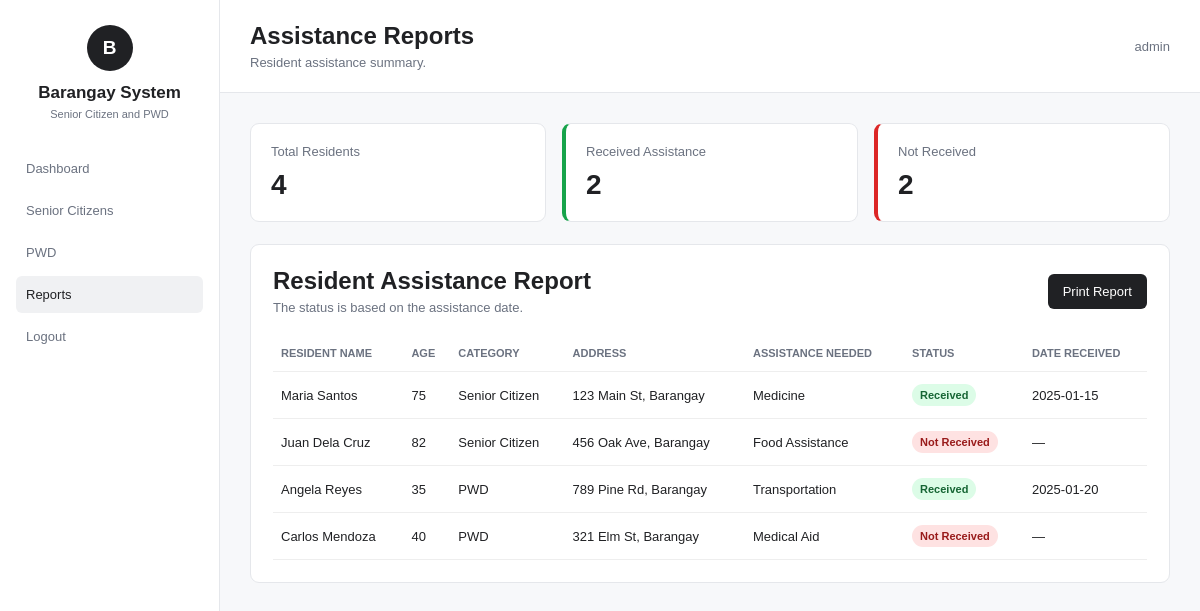
/reports.php (signed in), run on the app's committed database.
### tables this page shows
CREATE TABLE IF NOT EXISTS residents (
  id INT AUTO_INCREMENT PRIMARY KEY,
  full_name VARCHAR(150) NOT NULL,
  age INT,
  gender VARCHAR(20),
  address TEXT,
  contact_number VARCHAR(20),
  category VARCHAR(50) NOT NULL COMMENT 'Senior Citizen, PWD',
  disability_type VARCHAR(100),
  assistance_needed VARCHAR(150),
  assistance_status VARCHAR(50) DEFAULT 'Not Received' COMMENT 'Received, Not Received',
  assistance_date DATE,
  created_at TIMESTAMP DEFAULT CURRENT_TIMESTAMP,
  updated_at TIMESTAMP DEFAULT CURRENT_TIMESTAMP ON UPDATE CURRENT_TIMESTAMP
);

### reports.php (the view, shortened to what this page needs)
<?php
require_once "db.php";
$total_residents = $pdo->query("
    SELECT COUNT(*)
    FROM residents
")->fetchColumn();
$received_count = $pdo->query("
    SELECT COUNT(*)
    FROM residents
    WHERE assistance_status = 'Received'
")->fetchColumn();
$not_received_count = $pdo->query("
    SELECT COUNT(*)
    FROM residents
    WHERE assistance_status = 'Not Received'
")->fetchColumn();
$statement = $pdo->query("
    SELECT
        full_name,
        age,
        category,
        address,
        assistance_needed,
        assistance_status,
        assistance_date
    FROM residents
    ORDER BY created_at DESC
");
$residents = $statement->fetchAll();
?>
<!DOCTYPE html>
<html lang="en">
<head>
    <link rel="stylesheet" href="style.css">
</head>
<body>
<div class="layout">
    <aside class="sidebar" id="sidebar">
        <div class="brand">
            <div class="sidebar-logo">B</div>
            <h2>Barangay System</h2>
            <p>Senior Citizen and PWD</p>
        </div>
        <nav class="nav">
            <a href="dashboard.php">Dashboard</a>
            <a href="senior-citizen.php">Senior Citizens</a>
            <a href="pwd.php">PWD</a>
            <a href="reports.php" class="active">Reports</a>
            <a href="logout.php">Logout</a>
        </nav>
    </aside>
    <main class="main">
        <header class="topbar">
            <div>
                <h1>Assistance Reports</h1>
                <p>Resident assistance summary.</p>
            </div>
            <span>
                <?= htmlspecialchars(
                    $_SESSION["username"],
                    ENT_QUOTES,
                    "UTF-8"
                ); ?>
            </span>
        </header>
        <section class="content">
            <div class="stats report-stats">
                <div class="stat-card">
                    <p>Total Residents</p>
                    <h2><?= (int) $total_residents; ?></h2>
                </div>
                <div class="stat-card received-card">
                    <p>Received Assistance</p>
                    <h2><?= (int) $received_count; ?></h2>
                </div>
                <div class="stat-card not-received-card">
                    <p>Not Received</p>
                    <h2><?= (int) $not_received_count; ?></h2>
                </div>
            </div>
            <div class="panel">
                <div class="panel-header">
                    <div>
                        <h2>Resident Assistance Report</h2>
                        <p>
                            The status is based on the assistance date.
                        </p>
                    </div>
                    <button
                        type="button"
                        class="button no-print"
                        onclick="window.print()"
                    >
                        Print Report
                    </button>
                </div>
                <div class="table-wrapper">
                    <table>
                        <thead>
                            <tr>
                                <th>Resident Name</th>
                                <th>Age</th>
                                <th>Category</th>
                                <th>Address</th>
                                <th>Assistance Needed</th>
                                <th>Status</th>
                                <th>Date Received</th>
                            </tr>
                        </thead>
                        <tbody>
                            <?php if (empty($residents)): ?>
                                <tr>
                                    <td colspan="7">
                                        No resident records found.
                                    </td>
                                </tr>
                            <?php else: ?>
                                <?php foreach ($residents as $resident): ?>
                                    <?php
                                    $status = $resident[
                                        "assistance_status"
                                    ] ?: "Not Received";
                                    $status_class =
                                        $status === "Received"
                                            ? "status-received"
                                            : "status-not-received";
                                    ?>
                                    <tr>
                                        <td>
                                            <?= htmlspecialchars(
                                                $resident["full_name"],
                                                ENT_QUOTES,
                                                "UTF-8"
                                            ); ?>
                                        </td>
                                        <td><?= (int) $resident["age"]; ?></td>
                                        <td>
                                            <?= htmlspecialchars(
                                                $resident["category"],
                                                ENT_QUOTES,
                                                "UTF-8"
                                            ); ?>
                                        </td>
                                        <td>
                                            <?= htmlspecialchars(
                                                $resident["address"],
                                                ENT_QUOTES,
                                                "UTF-8"
                                            ); ?>
                                        </td>
                                        <td>
                                            <?= htmlspecialchars(
                                                $resident["assistance_needed"]
                                                    ?: "None",
                                                ENT_QUOTES,
                                                "UTF-8"
                                            ); ?>
                                        </td>
                                        <td>
                                            <span class="status <?= $status_class; ?>">
                                                <?= htmlspecialchars(
                                                    $status,
                                                    ENT_QUOTES,
                                                    "UTF-8"
                                                ); ?>
                                            </span>
                                        </td>
                                        <td>
                                            <?= htmlspecialchars(
                                                $resident["assistance_date"]
                                                    ?: "—",
                                                ENT_QUOTES,
                                                "UTF-8"
                                            ); ?>
                                        </td>
                                    </tr>
                                <?php endforeach; ?>
                            <?php endif; ?>
                        </tbody>
                    </table>
                </div>
            </div>
        </section>
    </main>
</div>
</body>
</html>

### style.css (style rules this page uses)
* { box-sizing: border-box; margin: 0; padding: 0; font-family: Arial, sans-serif; }
body { min-height: 100vh; background: #f7f8fa; color: #202124; }
a { color: #202124; }
button, input, select, textarea { font: inherit; }
.login-logo, .sidebar-logo { width: 52px; height: 52px; margin: 0 auto 16px; display: flex; align-items: center; justify-content: center; border-radius: 50%; background: #202124; color: #ffffff; font-size: 22px; font-weight: bold; }
.button { display: inline-block; padding: 10px 15px; border: none; border-radius: 6px; background: #202124; color: #ffffff; text-decoration: none; font-size: 13px; cursor: pointer; transition: background 0.2s ease; }
.layout { display: flex; min-height: 100vh; }
.sidebar { position: fixed; z-index: 10; width: 220px; min-height: 100vh; padding: 25px 16px; background: #ffffff; border-right: 1px solid #e5e7eb; }
.brand { margin-bottom: 30px; text-align: center; }
.sidebar-logo { width: 46px; height: 46px; margin-bottom: 12px; font-size: 19px; }
.brand h2 { font-size: 17px; }
.brand p { margin-top: 5px; color: #6b7280; font-size: 11px; }
.nav a { display: block; padding: 11px 10px; margin-bottom: 5px; border-radius: 6px; color: #6b7280; text-decoration: none; font-size: 13px; transition: background 0.2s ease, color 0.2s ease; }
.nav a:hover, .nav a.active { background: #f0f1f3; color: #202124; }
.main { width: calc(100% - 220px); min-height: 100vh; margin-left: 220px; }
.topbar { display: flex; align-items: center; justify-content: space-between; padding: 22px 30px; background: #ffffff; border-bottom: 1px solid #e5e7eb; }
.topbar h1 { margin-bottom: 5px; font-size: 24px; }
.topbar p { color: #6b7280; font-size: 13px; }
.topbar span { color: #6b7280; font-size: 13px; }
.content, .page-container, .form-page { padding: 30px; }
.stats { display: grid; grid-template-columns: repeat(3, 1fr); gap: 16px; margin-bottom: 22px; }
.stat-card { padding: 20px; background: #ffffff; border: 1px solid #e5e7eb; border-radius: 9px; }
.stat-card p { margin-bottom: 10px; color: #6b7280; font-size: 13px; }
.stat-card h2 { font-size: 28px; }
.received-card { border-left: 4px solid #16a34a; }
.not-received-card { border-left: 4px solid #dc2626; }
.report-stats .stat-card h2 { margin-top: 4px; }
.panel { padding: 22px; background: #ffffff; border: 1px solid #e5e7eb; border-radius: 9px; }
.panel-header { display: flex; align-items: center; justify-content: space-between; gap: 15px; margin-bottom: 20px; }
.panel-header h2 { margin-bottom: 5px; }
.panel-header p { color: #6b7280; font-size: 13px; }
.table-wrapper { overflow-x: auto; }
table { width: 100%; min-width: 700px; border-collapse: collapse; }
th, td { padding: 12px 8px; border-bottom: 1px solid #eeeeee; text-align: left; font-size: 13px; vertical-align: middle; }
th { color: #6b7280; font-size: 11px; text-transform: uppercase; white-space: nowrap; }
.status { display: inline-block; padding: 5px 8px; border-radius: 999px; font-size: 11px; font-weight: bold; white-space: nowrap; }
.status-received { background: #dcfce7; color: #166534; }
.status-not-received { background: #fee2e2; color: #991b1b; }

### data on the page
residents: full_name "Maria Santos", age "75", category "Senior Citizen", address "123 Main St, Barangay", assistance_needed "Medicine", assistance_status "Received", assistance_date "2025-01-15"
residents: full_name "Juan Dela Cruz", age "82", category "Senior Citizen", address "456 Oak Ave, Barangay", assistance_needed "Food Assistance", assistance_status "Not Received", assistance_date "—"
residents: full_name "Angela Reyes", age "35", category "PWD", address "789 Pine Rd, Barangay", assistance_needed "Transportation", assistance_status "Received", assistance_date "2025-01-20"
residents: full_name "Carlos Mendoza", age "40", category "PWD", address "321 Elm St, Barangay", assistance_needed "Medical Aid", assistance_status "Not Received", assistance_date "—"

### other printed values
$_SESSION["username"] "admin"
$total_residents "4"
$received_count "2"
$not_received_count "2"
